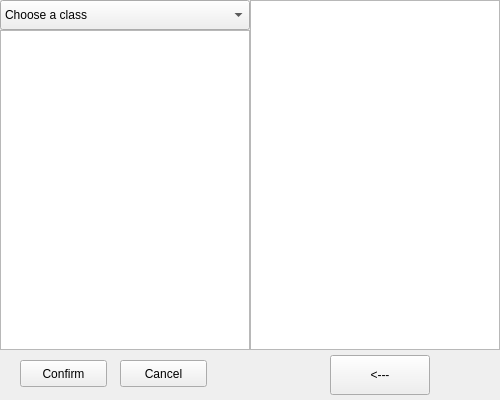
<?xml version="1.0" encoding="UTF-8"?>
<ui version="4.0">
 <class>AddStudentWindow</class>
 <widget class="QWidget" name="AddStudentWindow">
  <property name="geometry">
   <rect>
    <x>0</x>
    <y>0</y>
    <width>500</width>
    <height>400</height>
   </rect>
  </property>
  <property name="minimumSize">
   <size>
    <width>500</width>
    <height>400</height>
   </size>
  </property>
  <property name="maximumSize">
   <size>
    <width>500</width>
    <height>400</height>
   </size>
  </property>
  <property name="windowTitle">
   <string>Add Student</string>
  </property>
  <widget class="QListWidget" name="StudentList">
   <property name="geometry">
    <rect>
     <x>0</x>
     <y>30</y>
     <width>250</width>
     <height>320</height>
    </rect>
   </property>
  </widget>
  <widget class="QListWidget" name="StudentAddList">
   <property name="geometry">
    <rect>
     <x>250</x>
     <y>0</y>
     <width>250</width>
     <height>350</height>
    </rect>
   </property>
  </widget>
  <widget class="QComboBox" name="ClassSelector">
   <property name="geometry">
    <rect>
     <x>0</x>
     <y>0</y>
     <width>250</width>
     <height>30</height>
    </rect>
   </property>
   <item>
    <property name="text">
     <string>Choose a class</string>
    </property>
   </item>
  </widget>
  <widget class="QPushButton" name="AddStudentsButton">
   <property name="geometry">
    <rect>
     <x>330</x>
     <y>355</y>
     <width>100</width>
     <height>40</height>
    </rect>
   </property>
   <property name="text">
    <string>&lt;---</string>
   </property>
  </widget>
  <widget class="QPushButton" name="ConfirmButton">
   <property name="geometry">
    <rect>
     <x>20</x>
     <y>360</y>
     <width>87</width>
     <height>27</height>
    </rect>
   </property>
   <property name="text">
    <string>Confirm</string>
   </property>
  </widget>
  <widget class="QPushButton" name="CancelButton">
   <property name="geometry">
    <rect>
     <x>120</x>
     <y>360</y>
     <width>87</width>
     <height>27</height>
    </rect>
   </property>
   <property name="text">
    <string>Cancel</string>
   </property>
  </widget>
 </widget>
 <resources/>
 <connections/>
</ui>
